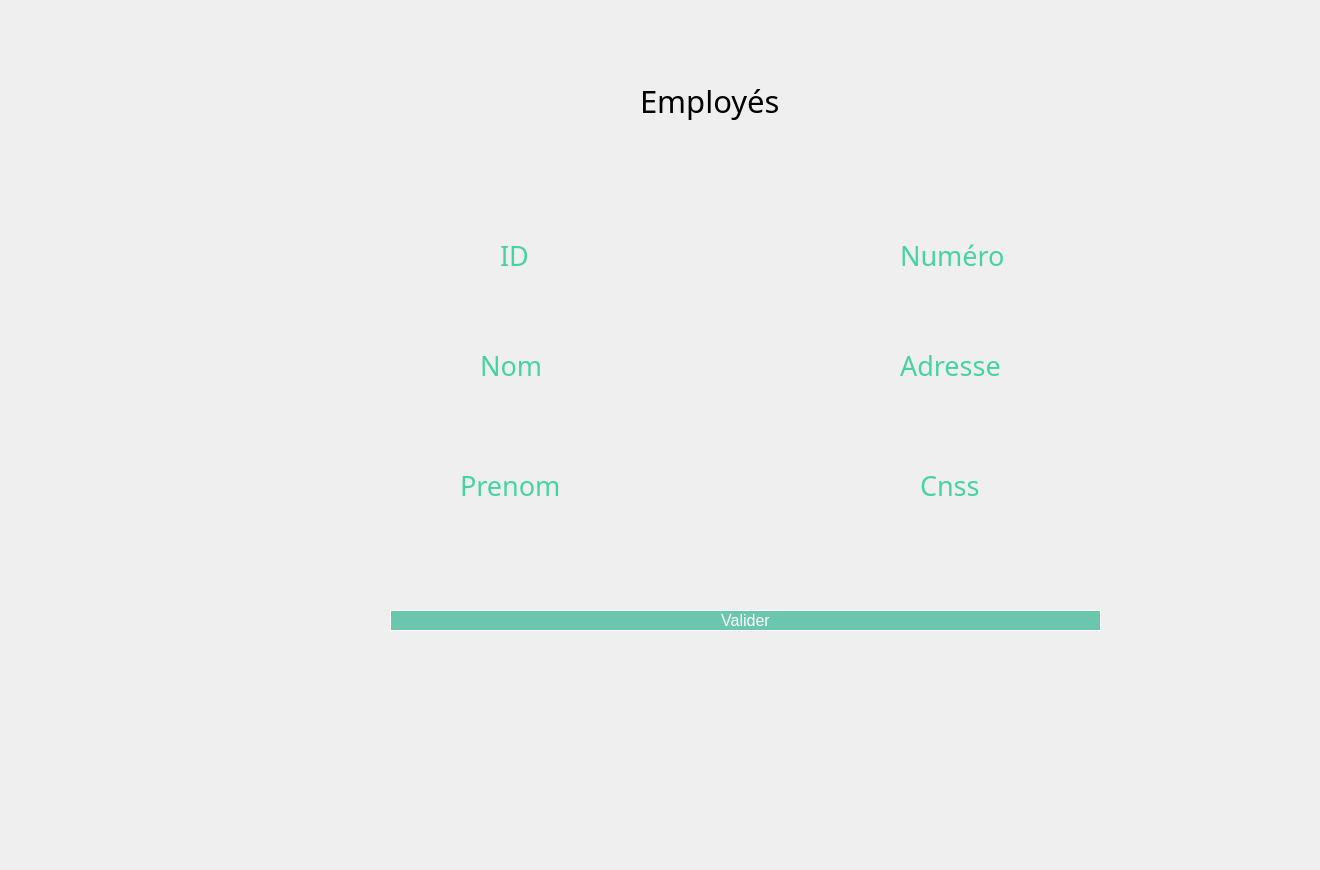
    <widget class="QWidget" name="page_14">
     <property name="styleSheet">
      <string notr="true"/>
     </property>
     <widget class="QPushButton" name="ajoutemploy">
      <property name="geometry">
       <rect>
        <x>390</x>
        <y>610</y>
        <width>711</width>
        <height>21</height>
       </rect>
      </property>
      <property name="styleSheet">
       <string notr="true">QPushButton{
line-height: 1;
    color: #ffffff;
    background-color: #6ac6ad;
    background-clip: padding-box;
	border: 1px solid #ffffff;
    font-weight: 400;
	font-size: 16px;
    padding: 0.875rem 1.375rem;
}
QPushButton:hover{
	border: 1px solid #f75454;
 color: #f75454;
    background-color: #ffffff;

}
</string>
      </property>
      <property name="text">
       <string>Valider</string>
      </property>
     </widget>
     <widget class="QLineEdit" name="lineEdit_nom">
      <property name="geometry">
       <rect>
        <x>400</x>
        <y>390</y>
        <width>251</width>
        <height>31</height>
       </rect>
      </property>
      <property name="styleSheet">
       <string notr="true"> background-color: Transparent;
 border: none;</string>
      </property>
     </widget>
     <widget class="QLineEdit" name="lineEdit_prenom">
      <property name="geometry">
       <rect>
        <x>410</x>
        <y>510</y>
        <width>231</width>
        <height>31</height>
       </rect>
      </property>
      <property name="styleSheet">
       <string notr="true"> background-color: Transparent;
 border: none;</string>
      </property>
     </widget>
     <widget class="QLineEdit" name="lineEdit_adresse">
      <property name="geometry">
       <rect>
        <x>840</x>
        <y>390</y>
        <width>231</width>
        <height>31</height>
       </rect>
      </property>
      <property name="styleSheet">
       <string notr="true"> background-color: Transparent;
 border: none;</string>
      </property>
     </widget>
     <widget class="QLineEdit" name="lineEdit_id">
      <property name="geometry">
       <rect>
        <x>410</x>
        <y>280</y>
        <width>241</width>
        <height>31</height>
       </rect>
      </property>
      <property name="styleSheet">
       <string notr="true"> background-color: Transparent;
 border: none;</string>
      </property>
     </widget>
     <widget class="QLineEdit" name="lineEdit_num">
      <property name="geometry">
       <rect>
        <x>840</x>
        <y>280</y>
        <width>241</width>
        <height>31</height>
       </rect>
      </property>
      <property name="styleSheet">
       <string notr="true"> background-color: Transparent;
 border: none;</string>
      </property>
     </widget>
     <widget class="QLineEdit" name="lineEdit_cnss">
      <property name="geometry">
       <rect>
        <x>840</x>
        <y>510</y>
        <width>231</width>
        <height>31</height>
       </rect>
      </property>
      <property name="styleSheet">
       <string notr="true"> background-color: Transparent;
 border: none;</string>
      </property>
     </widget>
     <widget class="QPushButton" name="aa">
      <property name="geometry">
       <rect>
        <x>50</x>
        <y>270</y>
        <width>191</width>
        <height>51</height>
       </rect>
      </property>
      <property name="styleSheet">
       <string notr="true">QPushButton {
	font-weight: 500;
	text-align: center;
    vertical-align: middle;
	background-color: transparent;
	padding: 5px 15px 15px 20px;
    color: #fff;
	font-size: 11px;
	border : 0;
	border-right: 3px solid transparent;
 	background-position: center top;
    background-repeat: no-repeat;
    background-origin: content;
    background-image: url(&quot;C:/Users/hp/Desktop/anglais/projet c++ design/employee1.png&quot;);
}

QPushButton:hover {
	color: #ffffff;
	font-weight: 500;
	background-image: url(&quot;C:/Users/hp/Desktop/anglais/projet c++ design/employee2.png&quot;);
}</string>
      </property>
      <property name="text">
       <string/>
      </property>
     </widget>
     <widget class="QLabel" name="label_596">
      <property name="geometry">
       <rect>
        <x>-20</x>
        <y>-20</y>
        <width>1311</width>
        <height>861</height>
       </rect>
      </property>
      <property name="text">
       <string/>
      </property>
      <property name="pixmap">
       <pixmap>../../Desktop/anglais/projet c++ design/bg2.png</pixmap>
      </property>
      <property name="scaledContents">
       <bool>true</bool>
      </property>
     </widget>
     <widget class="QLabel" name="label_279">
      <property name="geometry">
       <rect>
        <x>500</x>
        <y>240</y>
        <width>111</width>
        <height>31</height>
       </rect>
      </property>
      <property name="font">
       <font>
        <family>Montserrat Alternates</family>
        <pointsize>20</pointsize>
        <weight>50</weight>
        <bold>false</bold>
       </font>
      </property>
      <property name="styleSheet">
       <string notr="true">color: rgb(70, 211, 164);</string>
      </property>
      <property name="text">
       <string>ID</string>
      </property>
     </widget>
     <widget class="QLabel" name="label_79">
      <property name="geometry">
       <rect>
        <x>380</x>
        <y>260</y>
        <width>291</width>
        <height>71</height>
       </rect>
      </property>
      <property name="text">
       <string/>
      </property>
      <property name="pixmap">
       <pixmap>../../Downloads/saisir.png</pixmap>
      </property>
      <property name="scaledContents">
       <bool>true</bool>
      </property>
     </widget>
     <widget class="QLabel" name="label_94">
      <property name="geometry">
       <rect>
        <x>380</x>
        <y>370</y>
        <width>291</width>
        <height>71</height>
       </rect>
      </property>
      <property name="text">
       <string/>
      </property>
      <property name="pixmap">
       <pixmap>../../Downloads/saisir.png</pixmap>
      </property>
      <property name="scaledContents">
       <bool>true</bool>
      </property>
     </widget>
     <widget class="QLabel" name="label_280">
      <property name="geometry">
       <rect>
        <x>480</x>
        <y>350</y>
        <width>111</width>
        <height>31</height>
       </rect>
      </property>
      <property name="font">
       <font>
        <family>Montserrat Alternates</family>
        <pointsize>20</pointsize>
        <weight>50</weight>
        <bold>false</bold>
       </font>
      </property>
      <property name="styleSheet">
       <string notr="true">color: rgb(70, 211, 164);</string>
      </property>
      <property name="text">
       <string>Nom</string>
      </property>
     </widget>
     <widget class="QLabel" name="label_95">
      <property name="geometry">
       <rect>
        <x>380</x>
        <y>490</y>
        <width>291</width>
        <height>71</height>
       </rect>
      </property>
      <property name="text">
       <string/>
      </property>
      <property name="pixmap">
       <pixmap>../../Downloads/saisir.png</pixmap>
      </property>
      <property name="scaledContents">
       <bool>true</bool>
      </property>
     </widget>
     <widget class="QLabel" name="label_281">
      <property name="geometry">
       <rect>
        <x>460</x>
        <y>470</y>
        <width>151</width>
        <height>31</height>
       </rect>
      </property>
      <property name="font">
       <font>
        <family>Montserrat Alternates</family>
        <pointsize>20</pointsize>
        <weight>50</weight>
        <bold>false</bold>
       </font>
      </property>
      <property name="styleSheet">
       <string notr="true">color: rgb(70, 211, 164);</string>
      </property>
      <property name="text">
       <string>Prenom</string>
      </property>
     </widget>
     <widget class="QLabel" name="label_96">
      <property name="geometry">
       <rect>
        <x>810</x>
        <y>260</y>
        <width>291</width>
        <height>71</height>
       </rect>
      </property>
      <property name="text">
       <string/>
      </property>
      <property name="pixmap">
       <pixmap>../../Downloads/saisir.png</pixmap>
      </property>
      <property name="scaledContents">
       <bool>true</bool>
      </property>
     </widget>
     <widget class="QLabel" name="label_282">
      <property name="geometry">
       <rect>
        <x>900</x>
        <y>240</y>
        <width>151</width>
        <height>31</height>
       </rect>
      </property>
      <property name="font">
       <font>
        <family>Montserrat Alternates</family>
        <pointsize>20</pointsize>
        <weight>50</weight>
        <bold>false</bold>
       </font>
      </property>
      <property name="styleSheet">
       <string notr="true">color: rgb(70, 211, 164);</string>
      </property>
      <property name="text">
       <string>Numéro</string>
      </property>
     </widget>
     <widget class="QLabel" name="label_97">
      <property name="geometry">
       <rect>
        <x>810</x>
        <y>370</y>
        <width>291</width>
        <height>71</height>
       </rect>
      </property>
      <property name="text">
       <string/>
      </property>
      <property name="pixmap">
       <pixmap>../../Downloads/saisir.png</pixmap>
      </property>
      <property name="scaledContents">
       <bool>true</bool>
      </property>
     </widget>
     <widget class="QLabel" name="label_283">
      <property name="geometry">
       <rect>
        <x>900</x>
        <y>350</y>
        <width>151</width>
        <height>31</height>
       </rect>
      </property>
      <property name="font">
       <font>
        <family>Montserrat Alternates</family>
        <pointsize>20</pointsize>
        <weight>50</weight>
        <bold>false</bold>
       </font>
      </property>
      <property name="styleSheet">
       <string notr="true">color: rgb(70, 211, 164);</string>
      </property>
      <property name="text">
       <string>Adresse</string>
      </property>
     </widget>
     <widget class="QLabel" name="label_98">
      <property name="geometry">
       <rect>
        <x>810</x>
        <y>490</y>
        <width>291</width>
        <height>71</height>
       </rect>
      </property>
      <property name="text">
       <string/>
      </property>
      <property name="pixmap">
       <pixmap>../../Downloads/saisir.png</pixmap>
      </property>
      <property name="scaledContents">
       <bool>true</bool>
      </property>
     </widget>
     <widget class="QLabel" name="label_284">
      <property name="geometry">
       <rect>
        <x>920</x>
        <y>470</y>
        <width>121</width>
        <height>31</height>
       </rect>
      </property>
      <property name="font">
       <font>
        <family>Montserrat Alternates</family>
        <pointsize>20</pointsize>
        <weight>50</weight>
        <bold>false</bold>
       </font>
      </property>
      <property name="styleSheet">
       <string notr="true">color: rgb(70, 211, 164);</string>
      </property>
      <property name="text">
       <string>Cnss</string>
      </property>
     </widget>
     <widget class="QLabel" name="label_597">
      <property name="geometry">
       <rect>
        <x>640</x>
        <y>60</y>
        <width>301</width>
        <height>81</height>
       </rect>
      </property>
      <property name="font">
       <font>
        <family>Montserrat Alternates</family>
        <pointsize>23</pointsize>
       </font>
      </property>
      <property name="text">
       <string>Employés</string>
      </property>
     </widget>
     <widget class="QPushButton" name="emppp_4">
      <property name="geometry">
       <rect>
        <x>70</x>
        <y>360</y>
        <width>151</width>
        <height>61</height>
       </rect>
      </property>
      <property name="styleSheet">
       <string notr="true">QPushButton {
	font-weight: 500;
	text-align: center;
    vertical-align: middle;
	background-color: transparent;
	padding: 5px 15px 15px 20px;
    color: #fff;
	font-size: 11px;
	border : 0;
	border-right: 3px solid transparent;
 	background-position: center top;
    background-repeat: no-repeat;
    background-origin: content;
    background-image: url(&quot;C:/Users/hp/Desktop/anglais/projet c++ design/calendrier1.png&quot;);
}

QPushButton:hover {
	color: #ffffff;
	font-weight: 500;
	background-image: url(&quot;C:/Users/hp/Desktop/anglais/projet c++ design/calendrier2.png&quot;);
}</string>
      </property>
      <property name="text">
       <string/>
      </property>
     </widget>
     <widget class="QPushButton" name="pushButton_156">
      <property name="geometry">
       <rect>
        <x>30</x>
        <y>720</y>
        <width>121</width>
        <height>61</height>
       </rect>
      </property>
      <property name="styleSheet">
       <string notr="true">QPushButton {
	font-weight: 500;
	text-align: center;
    vertical-align: middle;
	background-color: transparent;
	padding: 5px 15px 15px 20px;
    color: #fff;
	font-size: 11px;
	border : 0;
	border-right: 3px solid transparent;
 	background-position: center top;
    background-repeat: no-repeat;
    background-origin: content;
    background-image: url(&quot;C:/Users/hp/Desktop/anglais/projet c++ design/return1.png&quot;);
}

QPushButton:hover {
	color: #ffffff;
	font-weight: 500;
	background-image: url(&quot;C:/Users/hp/Desktop/anglais/projet c++ design/return2.png&quot;);
}</string>
      </property>
      <property name="text">
       <string/>
      </property>
     </widget>
     <zorder>label_596</zorder>
     <zorder>aa</zorder>
     <zorder>ajoutemploy</zorder>
     <zorder>label_279</zorder>
     <zorder>label_79</zorder>
     <zorder>lineEdit_id</zorder>
     <zorder>label_94</zorder>
     <zorder>lineEdit_nom</zorder>
     <zorder>label_280</zorder>
     <zorder>label_95</zorder>
     <zorder>lineEdit_prenom</zorder>
     <zorder>label_281</zorder>
     <zorder>label_96</zorder>
     <zorder>lineEdit_num</zorder>
     <zorder>label_282</zorder>
     <zorder>label_97</zorder>
     <zorder>lineEdit_adresse</zorder>
     <zorder>label_283</zorder>
     <zorder>label_98</zorder>
     <zorder>lineEdit_cnss</zorder>
     <zorder>label_284</zorder>
     <zorder>label_597</zorder>
     <zorder>emppp_4</zorder>
     <zorder>pushButton_156</zorder>
    </widget>
